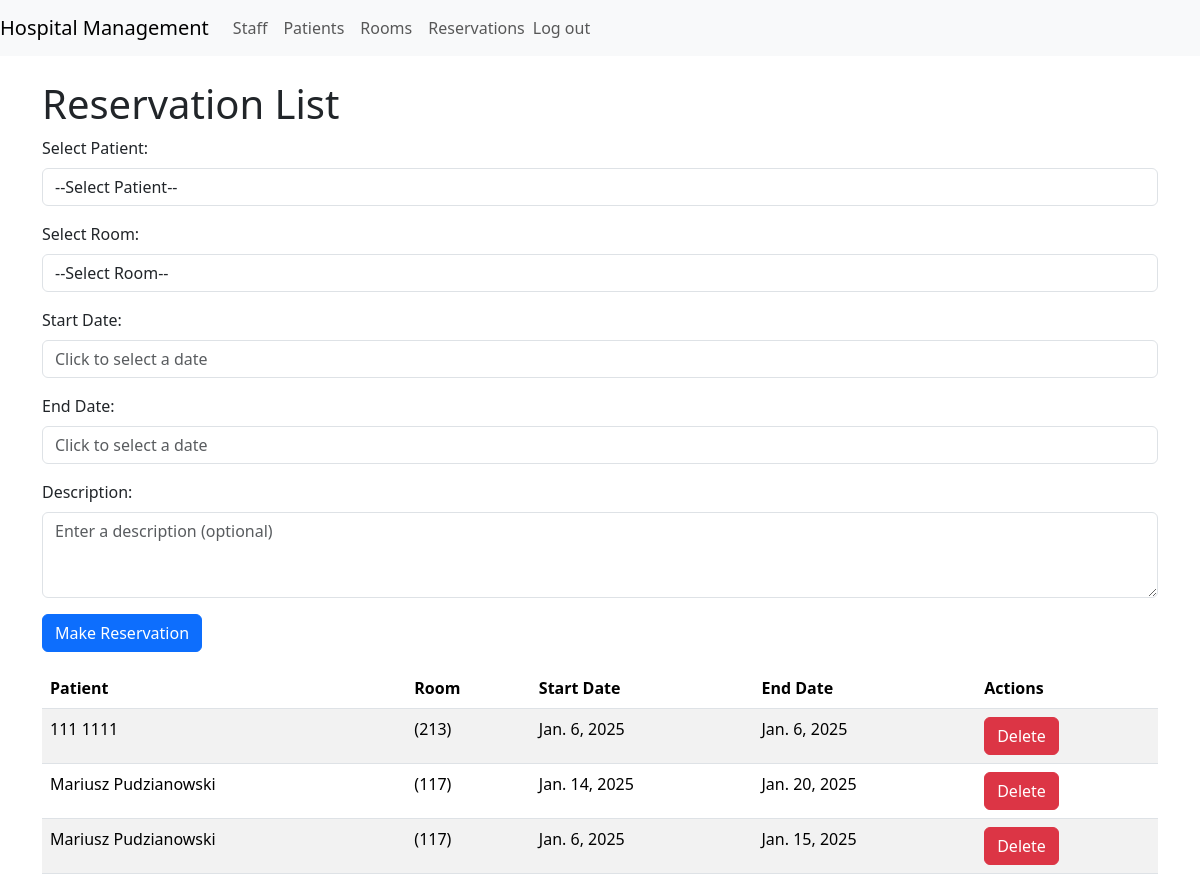
The app's page /reservations/ (signed in), older data.
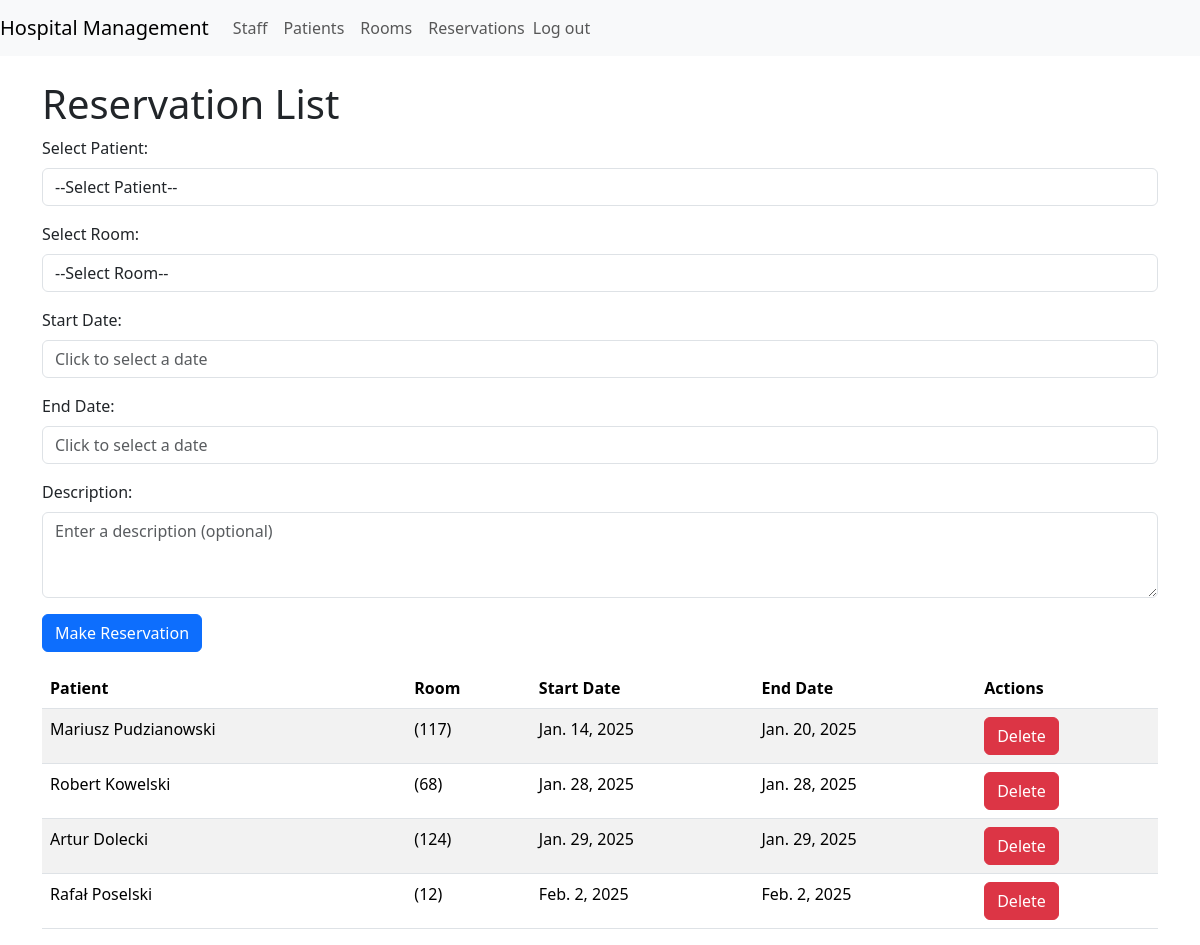
The same page, newer data.
### management/models.py (models this page shows, shortened)
class Reservation(models.Model):
    patient = models.ForeignKey(Patient, on_delete=models.CASCADE)
    room = models.ForeignKey(Room, on_delete=models.CASCADE)
    start_date = models.DateField()
    end_date = models.DateField()
    description = models.TextField(blank=True, null=True)

class Patient(models.Model):
    first_name = models.CharField(max_length=30)
    last_name = models.CharField(max_length=50)
    birth_date = models.DateField()
    registration_date = models.DateTimeField(auto_now_add=True)
    registered_by = models.ForeignKey(User, on_delete=models.SET_NULL, null=True)

class Room(models.Model):
    ROOM_TYPES = [
        ('OPERATING', 'Operating room'),
        ('CONSULTATION', 'Consultation room'),
    ]
    name = models.CharField(max_length=100)
    type = models.CharField(max_length=20, choices=ROOM_TYPES)
    description = models.TextField(blank=True, null=True)
    room_number = models.BigIntegerField()
    capacity = models.PositiveIntegerField()

### management/views.py (the view)
# urls.py: path('reservations/', views.reservation_list, name='reservation_list'),
@login_required
def reservation_list(request):
    error = request.session.pop('form_error', None)
    success = request.session.pop('form_success', None)
    return render(request, 'reservation_list.html', {
        'reservations': Reservation.objects.all(),
        'patients': Patient.objects.all(),
        'rooms': Room.objects.all(),
        'error': error,
        'success': success,
    })

### management/context_processors.py (called while the page is built)
def user_role_context(request):
    if request.user.is_authenticated:
        try:
            staff_member = Staff.objects.get(user=request.user)
            return {'user_role': staff_member.role}
        except Staff.DoesNotExist:
            return {'user_role': None}
    else:
        return {'user_role': None}

### templates/reservation_list.html (shortened to what this page needs)
{% extends 'base.html' %}
{% load static %}
{% block content %}
<h1 class="mt-4">Reservation List</h1>
    {% include 'forms/form_add_reservation.html' %}
<table class="table table-striped mt-3">
    <thead>
        <tr>
            <th scope="col">Patient</th>
            <th scope="col">Room</th>
            <th scope="col">Start Date</th>
            <th scope="col">End Date</th>
            <th scope="col">Actions</th>
        </tr>
    </thead>
    <tbody>
    {% for reservation in reservations %}
        <tr data-bs-toggle="modal" data-bs-target="#reservationModal" data-reservation-id="{{ reservation.id }}" class="clickable-row">
            <td>{{ reservation.patient.first_name }} {{ reservation.patient.last_name }}</td>
            <td>{{ reservation.room.name }} ({{ reservation.room.room_number }})</td>
            <td>{{ reservation.start_date }}</td>
            <td>{{ reservation.end_date }}</td>
            <td>
                <button class="btn btn-danger" onclick="confirmDeleteReservation({{ reservation.id }})">Delete</button>
          </td>
        </tr>
    {% endfor %}
    </tbody>
</table>
{% endblock %}

Row changes from the older to the newer data that the page shows:
removed Reservation: patient.first_name "111", patient.last_name "1111", room.room_number "213", start_date "Jan. 6, 2025", end_date "Jan. 6, 2025"
removed Reservation: patient.first_name "Mariusz", patient.last_name "Pudzianowski", room.room_number "117", start_date "Jan. 6, 2025", end_date "Jan. 15, 2025"
added Reservation: patient.first_name "Robert", patient.last_name "Kowelski", room.room_number "68", start_date "Jan. 28, 2025", end_date "Jan. 28, 2025"
added Reservation: patient.first_name "Artur", patient.last_name "Dolecki", room.room_number "124", start_date "Jan. 29, 2025", end_date "Jan. 29, 2025"
added Reservation: patient.first_name "Rafał", patient.last_name "Poselski", room.room_number "12", start_date "Feb. 2, 2025", end_date "Feb. 2, 2025"
